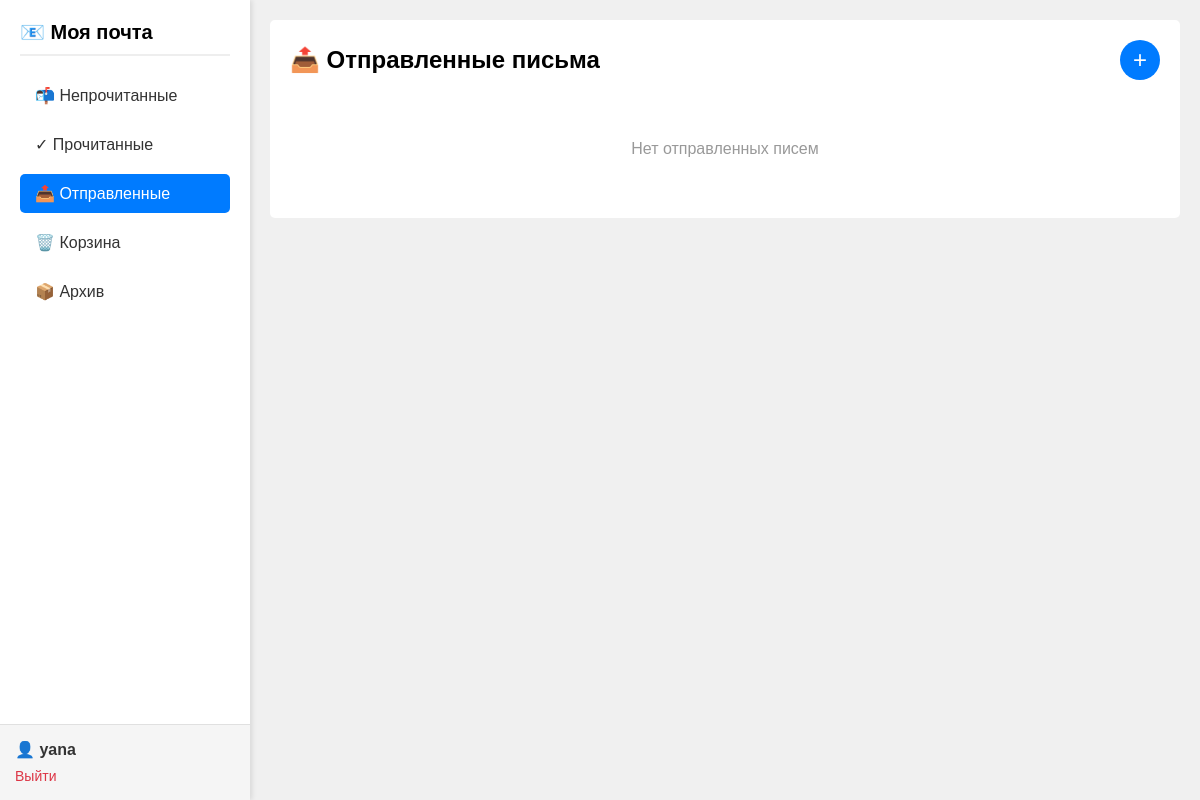
/sent/ (signed in), run on an earlier commit of the app's database.
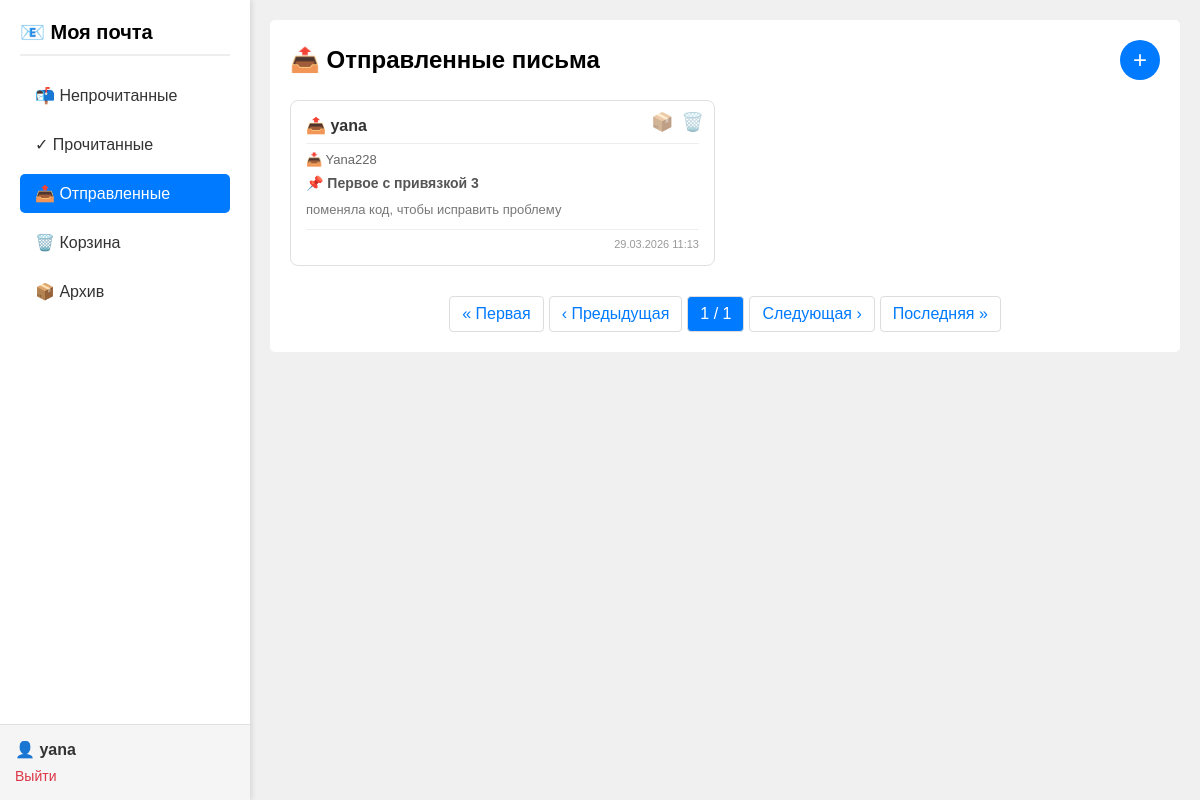
And on a later commit of the database.
### mail/models.py (models this page shows, shortened)
class Email(models.Model):
    FOLDER_CHOICES = [
        ("inbox", "Входящие"),
        ("sent", "Отправленные"),
        ("read", "Прочитанные"),
        ("unread", "Непрочитанные"),
        ("archive", "Архив"),
        ("trash", "Корзина"),
    ]
    sender = models.CharField("Отправитель (текст)", max_length=100)
    recipient = models.CharField("Получатель (текст)", max_length=100)
    subject = models.CharField("Тема", max_length=200)
    body = models.TextField("Текст письма")
    created_at = models.DateTimeField("Дата создания", auto_now_add=True)
    is_read = models.BooleanField("Прочитано", default=False)
    folder = models.CharField(
        "Папка", max_length=20, default="inbox", choices=FOLDER_CHOICES
    )
    sender_user = models.ForeignKey(
        User,
        on_delete=models.CASCADE,
        related_name="sent_emails",
        verbose_name="Отправитель (пользователь)",
        null=True,
        blank=True,
    )
    recipient_user = models.ForeignKey(
        User,
        on_delete=models.CASCADE,
        related_name="received_emails",
        verbose_name="Получатель (пользователь)",
        null=True,
        blank=True,
    )

### mail/views.py (the view)
# urls.py: path("sent/", views.sent_emails, name="sent"),
@login_required
def sent_emails(request):
    emails = Email.objects.filter(sender_user=request.user, folder="sent").order_by(
        "-created_at"
    )
    paginator = Paginator(emails, 9)
    page_number = request.GET.get("page")
    page_obj = paginator.get_page(page_number)
    return render(
        request, "mail/sent.html", {"page_obj": page_obj, "active_tab": "sent"}
    )

### templates/mail/sent.html (shortened to what this page needs)
{% extends 'mail/base.html' %}
{% block content %}
    <div class="header-with-button">
        <h2>📤 Отправленные письма</h2>
        <a href="{% url 'mail:compose' %}" class="add-button">+</a>
    </div>
    {% if page_obj %}
        <div class="emails-grid">
            {% for email in page_obj %}
                <div class="email-card">
                    <a href="{% url 'mail:view_email' email.id %}" style="text-decoration: none; color: inherit; display: block;">
                        <div class="email-sender">📤 {{ email.sender|truncatechars:30 }}</div>
                        <div class="email-recipient">📥 {{ email.recipient|truncatechars:30 }}</div>
                        <div class="email-subject">📌 {{ email.subject|truncatechars:40 }}</div>
                        <div class="email-body">{{ email.body|truncatechars:50 }}</div>
                        <div class="email-date">{{ email.created_at|date:"d.m.Y H:i" }}</div>
                    </a>
                    <div class="action-icons">
                        <form method="post" action="{% url 'mail:move_to_archive' email.id %}">
                            <button type="submit" title="Архивировать">📦</button>
                        </form>
                        <form method="post" action="{% url 'mail:move_to_trash' email.id %}">
                            <button type="submit" title="Удалить">🗑️</button>
                        </form>
                    </div>
                </div>
            {% endfor %}
        </div>
        <div class="pagination">
            {% if page_obj.has_previous %}
                <a href="?page=1">« Первая</a>
                <a href="?page={{ page_obj.previous_page_number }}">‹ Предыдущая</a>
            {% else %}
                <span class="disabled">« Первая</span>
                <span class="disabled">‹ Предыдущая</span>
            {% endif %}
            <span class="current">{{ page_obj.number }} / {{ page_obj.paginator.num_pages }}</span>
            {% if page_obj.has_next %}
                <a href="?page={{ page_obj.next_page_number }}">Следующая ›</a>
                <a href="?page={{ page_obj.paginator.num_pages }}">Последняя »</a>
            {% else %}
                <span class="disabled">Следующая ›</span>
                <span class="disabled">Последняя »</span>
            {% endif %}
        </div>
    {% else %}
        <div class="empty-state">
            <p>Нет отправленных писем</p>
        </div>
    {% endif %}
{% endblock %}

What changed in the data, as far as the page shows it:
added Email: sender "yana", recipient "Yana228", subject "Первое с привязкой 3", body "поменяла код, чтобы исправить проблему", created_at "29.03.2026 11:13"
Also different on the page:
{{ page_obj.number }}: (not shown) → "1"
{{ page_obj.paginator.num_pages }}: (not shown) → "1"
text no longer shown: "Нет отправленных писем"
text now shown: "« Первая ‹ Предыдущая / Следующая › Последняя »"
